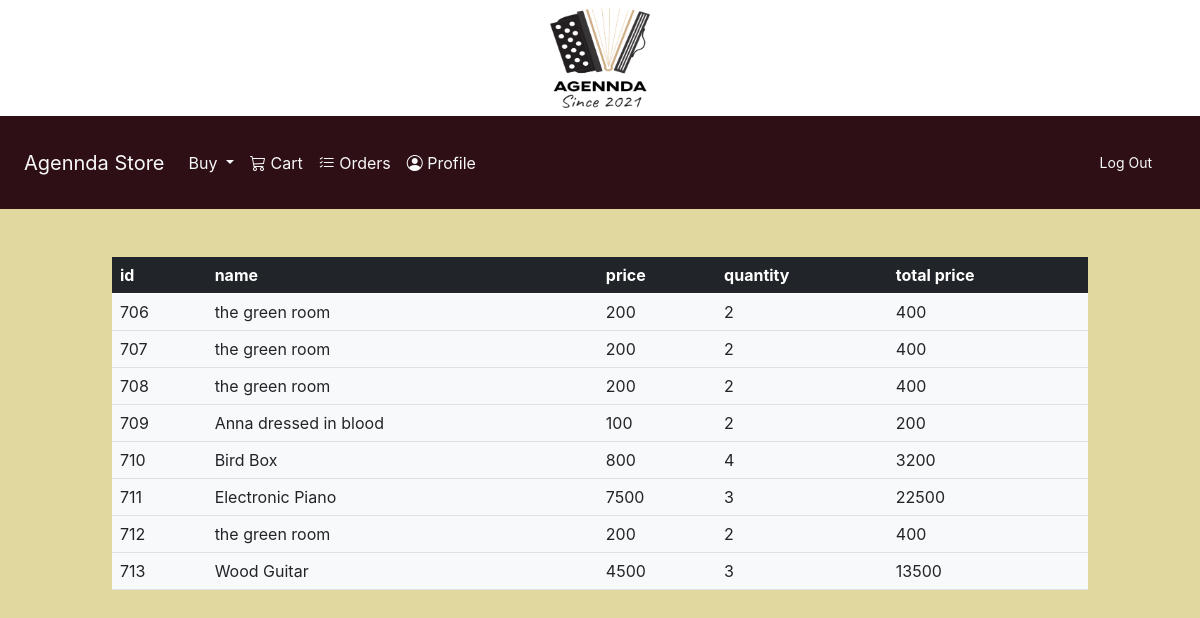
Page /alterPages/orders/myorders.php (signed in) on the committed database.
### tables this page shows
CREATE TABLE `order` (
  `id` int(4) NOT NULL,
  `price` int(4) NOT NULL,
  `prodQuan` int(4) NOT NULL,
  `custId` int(4) NOT NULL,
  `prodId` int(4) NOT NULL
);

CREATE TABLE `product` (
  `id` int(4) NOT NULL,
  `proName` varchar(255) NOT NULL,
  `description` varchar(255) NOT NULL,
  `price` int(4) NOT NULL,
  `image` mediumtext NOT NULL,
  `adminId` int(4) NOT NULL,
  `categoryId` int(4) NOT NULL,
  `prodQuantity` int(11) NOT NULL
);

### alterPages/orders/myorders.php (the view, shortened to what this page needs)
<html>
<head>
    <link href="https://cdn.jsdelivr.net/npm/bootstrap@5.0.0-beta3/dist/css/bootstrap.min.css" rel="stylesheet">
</head>
<body id="body">
    <?php
    include '../../shared/navbar.php';
    include '../../shared/config.php';
    $customerId = $_SESSION['id'];
    ?>
    <div class="container col-10 mt-5">
    <table class="table bg-light  table-hover">
                <thead class="table-dark">
                <th>id</th>
                <th>name</th>
                <th>price</th>
                <th>quantity</th>
                <th>total price</th>
            </thead>
            <?php
            $select = "SELECT product.proName,product.price,product.prodQuantity,order.id,order.price,order.prodQuan
                        FROM `order`
                        INNER JOIN product ON order.prodId=product.id
                        where custId='$customerId'";
            $s = mysqli_query($conn, $select);
            foreach ($s as $data) {
                $sum = $data['price'] * $data['prodQuan'];
            ?>
                <tr>
                    <td> <?php echo $data['id']; ?> </td>
                    <td> <?php echo $data['proName']; ?> </td>
                    <td> <?php echo $data['price']; ?> </td>
                    <td> <?php echo $data['prodQuan']; ?> </td>
                    <td> <?php echo $sum; ?> </td>
                         </tr>
                        <?php } ?>
        </table>
    </div>
    <?php
    include '../../shared/script.php';
    ?>

### shared/navbar.php (style rules this page uses)
body { font-family: 'Inter', sans-serif; }

### rows in the picture
order: id "706", prodId.proName "the green room", price "200", prodQuan "2", sum "400"
order: id "707", prodId.proName "the green room", price "200", prodQuan "2", sum "400"
order: id "708", prodId.proName "the green room", price "200", prodQuan "2", sum "400"
order: id "709", prodId.proName "Anna dressed in blood", price "100", prodQuan "2", sum "200"
order: id "710", prodId.proName "Bird Box", price "800", prodQuan "4", sum "3200"
order: id "711", prodId.proName "Electronic Piano", price "7500", prodQuan "3", sum "22500"
order: id "712", prodId.proName "the green room", price "200", prodQuan "2", sum "400"
order: id "713", prodId.proName "Wood Guitar", price "4500", prodQuan "3", sum "13500"
